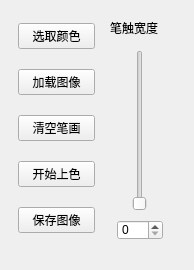
<?xml version="1.0" encoding="UTF-8"?>
<ui version="4.0">
 <class>paintToolBar</class>
 <widget class="QWidget" name="paintToolBar">
  <property name="geometry">
   <rect>
    <x>0</x>
    <y>0</y>
    <width>194</width>
    <height>270</height>
   </rect>
  </property>
  <property name="minimumSize">
   <size>
    <width>194</width>
    <height>270</height>
   </size>
  </property>
  <property name="maximumSize">
   <size>
    <width>194</width>
    <height>270</height>
   </size>
  </property>
  <property name="windowTitle">
   <string>工具</string>
  </property>
  <widget class="QSlider" name="tipSlider">
   <property name="geometry">
    <rect>
     <x>129</x>
     <y>50</y>
     <width>22</width>
     <height>161</height>
    </rect>
   </property>
   <property name="orientation">
    <enum>Qt::Vertical</enum>
   </property>
  </widget>
  <widget class="QSpinBox" name="tipSpinBox">
   <property name="geometry">
    <rect>
     <x>117</x>
     <y>220</y>
     <width>46</width>
     <height>20</height>
    </rect>
   </property>
  </widget>
  <widget class="QFrame" name="verticalFrame">
   <property name="geometry">
    <rect>
     <x>9</x>
     <y>0</y>
     <width>95</width>
     <height>261</height>
    </rect>
   </property>
   <layout class="QVBoxLayout" name="verticalLayout">
    <item>
     <widget class="QPushButton" name="btnColorSelect">
      <property name="text">
       <string>选取颜色</string>
      </property>
     </widget>
    </item>
    <item>
     <widget class="QPushButton" name="btnLoadImg">
      <property name="text">
       <string>加载图像</string>
      </property>
     </widget>
    </item>
    <item>
     <widget class="QPushButton" name="btnClear">
      <property name="text">
       <string>清空笔画</string>
      </property>
     </widget>
    </item>
    <item>
     <widget class="QPushButton" name="btnColorize">
      <property name="text">
       <string>开始上色</string>
      </property>
     </widget>
    </item>
    <item>
     <widget class="QPushButton" name="btnSaveImg">
      <property name="text">
       <string>保存图像</string>
      </property>
     </widget>
    </item>
   </layout>
  </widget>
  <widget class="QLabel" name="label">
   <property name="geometry">
    <rect>
     <x>110</x>
     <y>20</y>
     <width>61</width>
     <height>16</height>
    </rect>
   </property>
   <property name="text">
    <string>笔触宽度</string>
   </property>
  </widget>
 </widget>
 <resources/>
 <connections/>
</ui>
